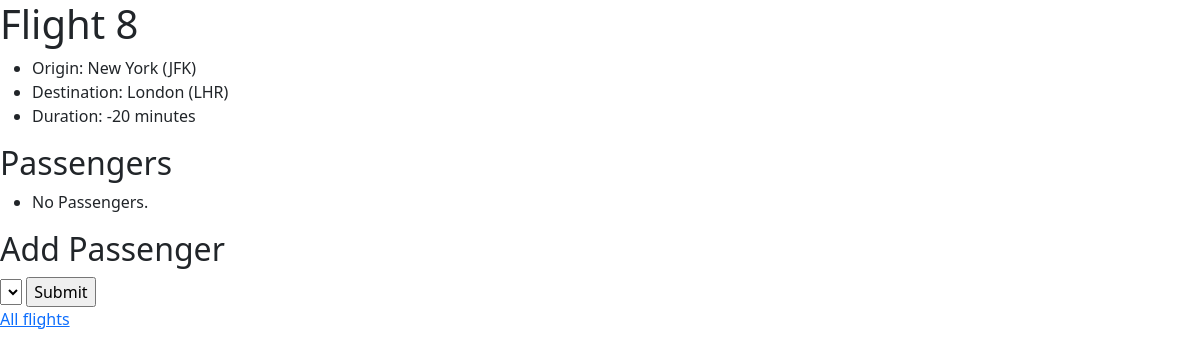
Page /flights/8 on the committed database.
### flights/models.py (models this page shows, shortened)
class Flight(models.Model):
    origin = models.ForeignKey(Airport, on_delete=models.CASCADE, related_name="departures")
    destination = models.ForeignKey(Airport, on_delete=models.CASCADE, related_name="arrivals")
    duration = models.IntegerField()

class Airport(models.Model):
    code = models.CharField(max_length=3)
    city = models.CharField(max_length=64)
    def __str__(self):
        return f"{self.city} ({self.code})"

### flights/views.py (the view)
# urls.py: path('<int:flight_id>', views.flight, name='flight'),
def flight(request, flight_id):
    flight=Flight.objects.get(pk=flight_id)
    passengers = flight.passengers.all()
    non_passengers = Passenger.objects.exclude(flights=flight).all()
    return render(request, "flights/flight.html", {
        "flight": flight,
        "passengers": passengers,
        "non_passengers": non_passengers
    })

### flights/templates/flights/flight.html (shortened to what this page needs)
{% extends "flights/layout.html" %}
{% block body%}
    <h1>Flight {{flight.id}}</h1>
    <ul>
        <li>Origin: {{ flight.origin}}</li>
        <li>Destination: {{ flight.destination }}</li>
        <li>Duration: {{flight.duration }} minutes</li>
    </ul>
    <h2>Passengers </h2>
        <ul>
            {% for passenger in passengers %}
                <li>{{ passenger }}</li>
            {% empty %}
                <li>No Passengers.</li>
            {% endfor %}
        </ul>
        <h2>Add Passenger</h2>
    <form action="{% url 'flights:book' flight.id %}" method='post'>
        <select name="passenger" id="">
        </select>
        <input type="submit">
    </form>
    <a href="{% url 'index'%}"> All flights</a>
{% endblock %}

### rows in the picture
Flight: origin "New York (JFK)", destination "London (LHR)", duration "-20"
